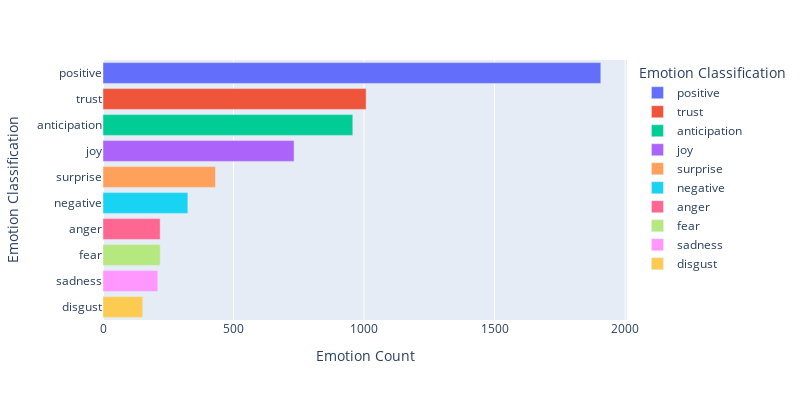

The notebook cell this image was saved under:
### Code cell
emotion_df = pd.DataFrame.from_dict(data, orient='index')
emotion_df = emotion_df.reset_index()
emotion_df = emotion_df.rename(columns={'index' : 'Emotion Classification' , 0: 'Emotion Count'})
emotion_df = emotion_df.sort_values(by=['Emotion Count'], ascending=False)
import plotly.express as px
fig = px.bar(emotion_df, x='Emotion Count', y='Emotion Classification', color = 'Emotion Classification', orientation='h', width = 800, height = 400)
fig.show()

### Figure 1 — Plotly figure (JSON) as saved in the notebook; plotly's stock layout.template omitted (floating-point values rounded to 4 significant figures)
{"data": [{"alignmentgroup": "True", "hovertemplate": "Emotion Classification=%{y}<br>Emotion Count=%{x}<extra></extra>", "legendgroup": "positive", "marker": {"color": "#636efa", "pattern": {"shape": ""}}, "name": "positive", "offsetgroup": "positive", "orientation": "h", "showlegend": true, "textposition": "auto", "type": "bar", "x": [1907], "xaxis": "x", "y": ["positive"], "yaxis": "y"}, {"alignmentgroup": "True", "hovertemplate": "Emotion Classification=%{y}<br>Emotion Count=%{x}<extra></extra>", "legendgroup": "trust", "marker": {"color": "#EF553B", "pattern": {"shape": ""}}, "name": "trust", "offsetgroup": "trust", "orientation": "h", "showlegend": true, "textposition": "auto", "type": "bar", "x": [1008], "xaxis": "x", "y": ["trust"], "yaxis": "y"}, {"alignmentgroup": "True", "hovertemplate": "Emotion Classification=%{y}<br>Emotion Count=%{x}<extra></extra>", "legendgroup": "anticipation", "marker": {"color": "#00cc96", "pattern": {"shape": ""}}, "name": "anticipation", "offsetgroup": "anticipation", "orientation": "h", "showlegend": true, "textposition": "auto", "type": "bar", "x": [957], "xaxis": "x", "y": ["anticipation"], "yaxis": "y"}, {"alignmentgroup": "True", "hovertemplate": "Emotion Classification=%{y}<br>Emotion Count=%{x}<extra></extra>", "legendgroup": "joy", "marker": {"color": "#ab63fa", "pattern": {"shape": ""}}, "name": "joy", "offsetgroup": "joy", "orientation": "h", "showlegend": true, "textposition": "auto", "type": "bar", "x": [732], "xaxis": "x", "y": ["joy"], "yaxis": "y"}, {"alignmentgroup": "True", "hovertemplate": "Emotion Classification=%{y}<br>Emotion Count=%{x}<extra></extra>", "legendgroup": "surprise", "marker": {"color": "#FFA15A", "pattern": {"shape": ""}}, "name": "surprise", "offsetgroup": "surprise", "orientation": "h", "showlegend": true, "textposition": "auto", "type": "bar", "x": [431], "xaxis": "x", "y": ["surprise"], "yaxis": "y"}, {"alignmentgroup": "True", "hovertemplate": "Emotion Classification=%{y}<br>Emotion Count=%{x}<extra></extra>", "legendgroup": "negative", "marker": {"color": "#19d3f3", "pattern": {"shape": ""}}, "name": "negative", "offsetgroup": "negative", "orientation": "h", "showlegend": true, "textposition": "auto", "type": "bar", "x": [325], "xaxis": "x", "y": ["negative"], "yaxis": "y"}, {"alignmentgroup": "True", "hovertemplate": "Emotion Classification=%{y}<br>Emotion Count=%{x}<extra></extra>", "legendgroup": "anger", "marker": {"color": "#FF6692", "pattern": {"shape": ""}}, "name": "anger", "offsetgroup": "anger", "orientation": "h", "showlegend": true, "textposition": "auto", "type": "bar", "x": [219], "xaxis": "x", "y": ["anger"], "yaxis": "y"}, {"alignmentgroup": "True", "hovertemplate": "Emotion Classification=%{y}<br>Emotion Count=%{x}<extra></extra>", "legendgroup": "fear", "marker": {"color": "#B6E880", "pattern": {"shape": ""}}, "name": "fear", "offsetgroup": "fear", "orientation": "h", "showlegend": true, "textposition": "auto", "type": "bar", "x": [219], "xaxis": "x", "y": ["fear"], "yaxis": "y"}, {"alignmentgroup": "True", "hovertemplate": "Emotion Classification=%{y}<br>Emotion Count=%{x}<extra></extra>", "legendgroup": "sadness", "marker": {"color": "#FF97FF", "pattern": {"shape": ""}}, "name": "sadness", "offsetgroup": "sadness", "orientation": "h", "showlegend": true, "textposition": "auto", "type": "bar", "x": [210], "xaxis": "x", "y": ["sadness"], "yaxis": "y"}, {"alignmentgroup": "True", "hovertemplate": "Emotion Classification=%{y}<br>Emotion Count=%{x}<extra></extra>", "legendgroup": "disgust", "marker": {"color": "#FECB52", "pattern": {"shape": ""}}, "name": "disgust", "offsetgroup": "disgust", "orientation": "h", "showlegend": true, "textposition": "auto", "type": "bar", "x": [152], "xaxis": "x", "y": ["disgust"], "yaxis": "y"}], "layout": {"barmode": "relative", "height": 400, "legend": {"title": {"text": "Emotion Classification"}, "tracegroupgap": 0}, "margin": {"t": 60}, "width": 800, "xaxis": {"anchor": "y", "domain": [0, 1], "title": {"text": "Emotion Count"}}, "yaxis": {"anchor": "x", "categoryarray": ["disgust", "sadness", "fear", "anger", "negative", "surprise", "joy", "anticipation", "trust", "positive"], "categoryorder": "array", "domain": [0, 1], "title": {"text": "Emotion Classification"}}}}
